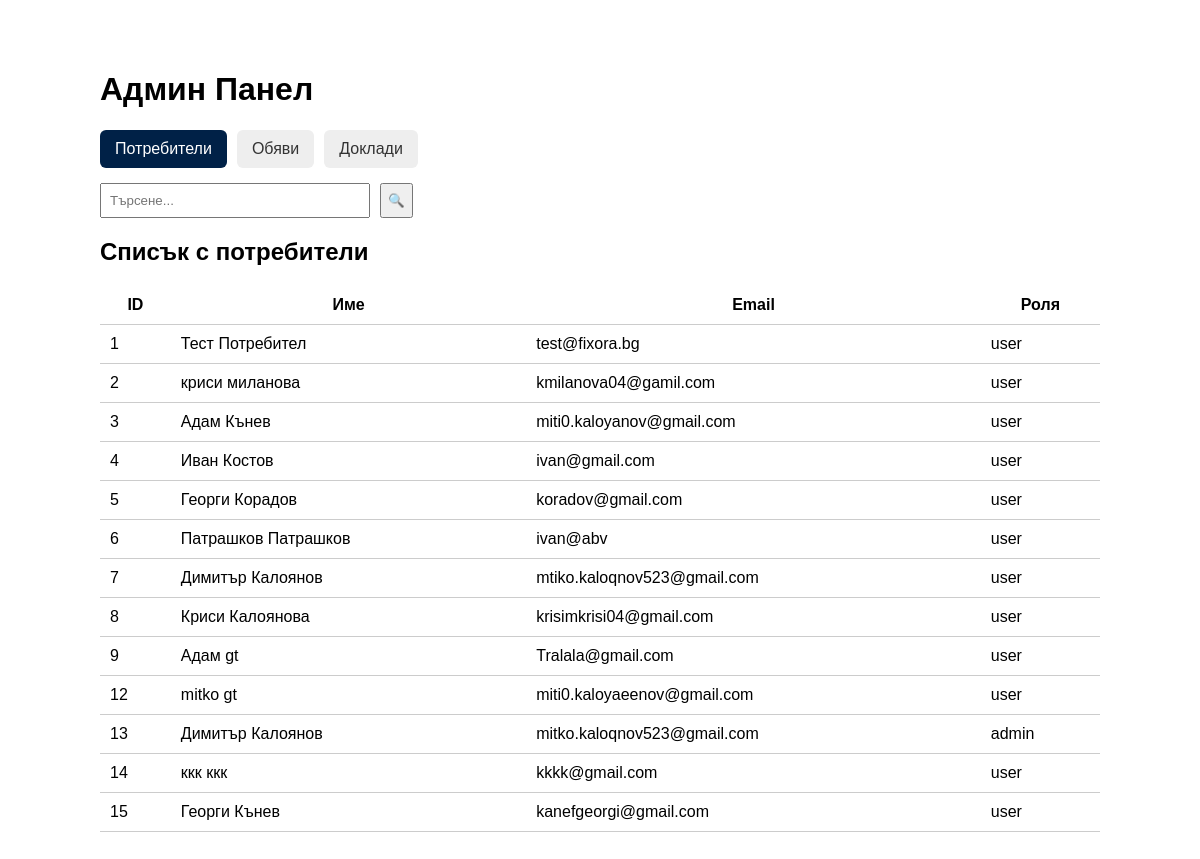
/php/admin.php (signed in), run on the app's committed database.
### tables this page shows
CREATE TABLE `users` (
  `id` int(11) NOT NULL,
  `username` varchar(50) NOT NULL,
  `ime` varchar(50) NOT NULL,
  `familiq` varchar(50) NOT NULL,
  `telefon` varchar(20) NOT NULL,
  `email` varchar(100) NOT NULL,
  `created_at` timestamp NOT NULL DEFAULT current_timestamp(),
  `password` varchar(255) NOT NULL,
  `city` varchar(100) DEFAULT NULL,
  `age` int(11) DEFAULT NULL,
  `city_visible` tinyint(1) DEFAULT 0,
  `age_visible` tinyint(1) DEFAULT 0,
  `show_phone` tinyint(1) DEFAULT 1,
  `show_email` tinyint(1) DEFAULT 1,
  `show_city` tinyint(1) DEFAULT 1,
  `show_age` tinyint(1) DEFAULT 1,
  `profile_image` varchar(255) DEFAULT NULL,
  `role` enum('user','admin') NOT NULL DEFAULT 'user'
);

### php/admin.php (the view, shortened to what this page needs)
<?php
require 'db.php';
$tab = $_GET['tab'] ?? 'users';
$search = trim($_GET['search'] ?? '');
?>
<!DOCTYPE html>
<html lang="bg">
<head>
    <link rel="stylesheet" href="../css/admin.css?v=<?= time() ?>">
</head>
<body>
    <div class="admin-container">
        <h1>Админ Панел</h1>
        <div class="tabs">
            <a href="?tab=users" class="<?= $tab === 'users' ? 'active' : '' ?>">Потребители</a>
            <a href="?tab=jobs" class="<?= $tab === 'jobs' ? 'active' : '' ?>">Обяви</a>
            <a href="?tab=reports" class="<?= $tab === 'reports' ? 'active' : '' ?>">Доклади</a>
        </div>
        <form method="GET" class="search-bar">
            <input type="text" name="search" placeholder="Търсене..." value="<?= htmlspecialchars($search) ?>">
            <button type="submit">🔍</button>
        </form>
        <div class="content-box">
            <?php if ($tab === 'users'): ?>
                <h2>Списък с потребители</h2>
                <table>
                    <tr><th>ID</th><th>Име</th><th>Email</th><th>Роля</th></tr>
                    <?php
                        $stmt = $conn->prepare("SELECT id, ime, familiq, email, role FROM users WHERE CONCAT(ime, ' ', familiq, email) LIKE ?");
                        $stmt->execute(["%$search%"]);
                        while ($user = $stmt->fetch()):
                    ?>
                        <tr>
                            <td><?= $user['id'] ?></td>
                            <td><?= htmlspecialchars($user['ime'] . ' ' . $user['familiq']) ?></td>
                            <td><?= htmlspecialchars($user['email']) ?></td>
                            <td><?= htmlspecialchars($user['role']) ?></td>
                        </tr>
                    <?php endwhile; ?>
                </table>
            <?php endif; ?>
        </div>
    </div>
</body>
</html>

### css/admin.css (style rules this page uses)
.admin-container { max-width: 1000px; margin: 30px auto; padding: 20px; background: #fff; border-radius: 10px; font-family: Arial, sans-serif; }
.tabs { display: flex; gap: 10px; margin-bottom: 15px; }
.tabs a { padding: 10px 15px; background: #eee; text-decoration: none; color: #333; border-radius: 6px; }
.tabs a.active { background: #002147; color: white; }
.search-bar { display: flex; gap: 10px; margin-bottom: 15px; }
.search-bar input[type="text"] { padding: 8px; width: 250px; }
table { width: 100%; border-collapse: collapse; }
th, td { padding: 10px; border-bottom: 1px solid #ccc; }

### data on the page
users: id "1", ime+familiq "Тест Потребител", email "test@fixora.bg", role "user"
users: id "2", ime+familiq "криси миланова", email "kmilanova04@gamil.com", role "user"
users: id "3", ime+familiq "Адам Кънев", email "miti0.kaloyanov@gmail.com", role "user"
users: id "4", ime+familiq "Иван Костов", email "ivan@gmail.com", role "user"
users: id "5", ime+familiq "Георги Корадов", email "koradov@gmail.com", role "user"
users: id "6", ime+familiq "Патрашков Патрашков", email "ivan@abv", role "user"
users: id "7", ime+familiq "Димитър Калоянов", email "mtiko.kaloqnov523@gmail.com", role "user"
users: id "8", ime+familiq "Криси Калоянова", email "krisimkrisi04@gmail.com", role "user"
users: id "9", ime+familiq "Адам gt", email "Tralala@gmail.com", role "user"
users: id "12", ime+familiq "mitko gt", email "miti0.kaloyaeenov@gmail.com", role "user"
users: id "13", ime+familiq "Димитър Калоянов", email "mitko.kaloqnov523@gmail.com", role "admin"
users: id "14", ime+familiq "ккк ккк", email "kkkk@gmail.com", role "user"
users: id "15", ime+familiq "Георги Кънев", email "kanefgeorgi@gmail.com", role "user"
